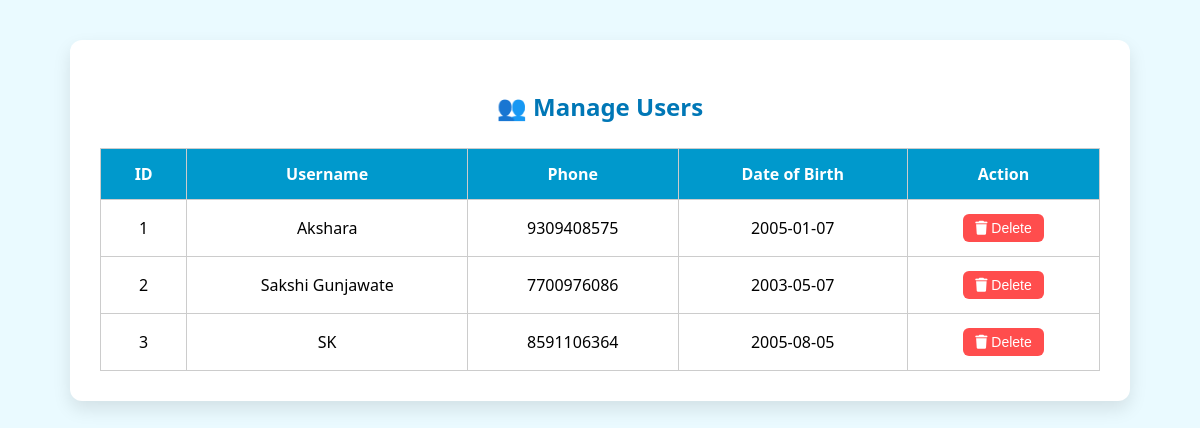
Page /admin/users/manage on the committed database.
### tables this page shows
CREATE TABLE users (
        id INTEGER PRIMARY KEY AUTOINCREMENT,
        username TEXT UNIQUE NOT NULL,
        password TEXT NOT NULL,
        phone TEXT NOT NULL,
        dob TEXT NOT NULL
    );

### app/routes.py (the view)
@main.route('/admin/users/manage', methods=['GET'])
def manage_users():
    conn = get_db_connection()
    c = conn.cursor()
    c.execute("SELECT id, username, phone, dob FROM users")
    users = c.fetchall()
    conn.close()
    return render_template('manage_users.html', users=users)

### app/routes.py (called while the page is built)
def get_db_connection():
    db_path = os.path.join(os.path.dirname(__file__), "../moodbeats.db")
    return sqlite3.connect(db_path, check_same_thread=False)

### app/templates/manage_users.html (shortened to what this page needs)
<!DOCTYPE html>
<html lang="en">
  <head>
    <link
      rel="stylesheet"
      href="https://cdnjs.cloudflare.com/ajax/libs/font-awesome/6.4.0/css/all.min.css"
    />
  </head>
  <body>
    <div class="container">
      <h2>👥 Manage Users</h2>
      <table>
        <thead>
          <tr>
            <th>ID</th>
            <th>Username</th>
            <th>Phone</th>
            <th>Date of Birth</th>
            <th>Action</th>
          </tr>
        </thead>
        <tbody>
          {% for user in users %}
          <tr>
            <td data-label="ID">{{ loop.index }}</td>
            <td data-label="Username">{{ user[1] }}</td>
            <td data-label="Phone">{{ user[2] }}</td>
            <td data-label="Date of Birth">{{ user[3] }}</td>
            <td data-label="Action">
              <form
                method="POST"
                action="{{ url_for('main.delete_user', user_id=user[0]) }}"
                onsubmit="return confirm('Are you sure you want to delete this user?');"
              >
                <button type="submit" class="delete-btn">
                  <i class="fas fa-trash"></i> Delete
                </button>
              </form>
            </td>
          </tr>
          {% endfor %}
        </tbody>
      </table>
    </div>
  </body>
</html>

### app/templates/manage_users.html (style rules this page uses)
body { font-family: "Segoe UI", sans-serif; background-color: #eafaff; margin: 0; padding: 40px; }
.container { max-width: 1000px; margin: auto; background: white; padding: 30px; border-radius: 12px; box-shadow: 0 8px 18px rgba(0, 0, 0, 0.1); }
h2 { color: #0077b6; text-align: center; margin-bottom: 25px; }
table { width: 100%; border-collapse: collapse; border: 1px solid #ccc; }
th, td { padding: 14px 16px; border: 1px solid #ccc; text-align: center; }
th { background-color: #0099cc; color: white; font-weight: 600; }
.delete-btn { background-color: #ff4d4d; color: white; padding: 6px 12px; border: none; border-radius: 6px; cursor: pointer; font-size: 14px; transition: background-color 0.2s ease; }

### rows in the picture
users: username "Akshara", phone "9309408575", dob "2005-01-07"
users: username "Sakshi Gunjawate", phone "7700976086", dob "2003-05-07"
users: username "SK", phone "8591106364", dob "2005-08-05"
